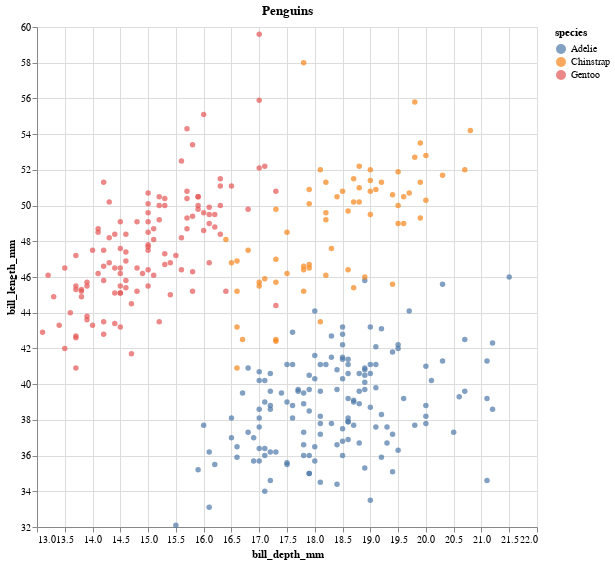

This figure's notebook cell:
### Markdown cell above
Our charts below will be variants of this one.  We eventually want to see whether male penguins or female penguins have longer bill length.  We cannot answer that from this image, because the sex of the penguins is not shown in this chart.

### Code cell
alt.Chart(df).mark_circle().encode(
    x=alt.X("bill_depth_mm", scale=alt.Scale(zero=False)),
    y=alt.Y("bill_length_mm", scale=alt.Scale(zero=False)),
    color="species",
).properties(
    height=500,
    width=500,
    title="Penguins"
)

### Figure 1 — Vega-Lite specification as saved in the notebook (floating-point values rounded to 4 significant figures; data arrays with more than 128 entries replaced by an {"elided": "..."} marker saying what was removed)
{"config": {"view": {"continuousWidth": 400, "continuousHeight": 300}}, "data": {"name": "data-a0ec2e5925707c5dba9da2c1e24eff5a"}, "mark": "circle", "encoding": {"color": {"field": "species", "type": "nominal"}, "x": {"field": "bill_depth_mm", "scale": {"zero": false}, "type": "quantitative"}, "y": {"field": "bill_length_mm", "scale": {"zero": false}, "type": "quantitative"}}, "height": 500, "title": "Penguins", "width": 500, "$schema": "https://vega.github.io/schema/vega-lite/v4.17.0.json", "datasets": {"data-a0ec2e5925707c5dba9da2c1e24eff5a": {"elided": "333 records"}}}
